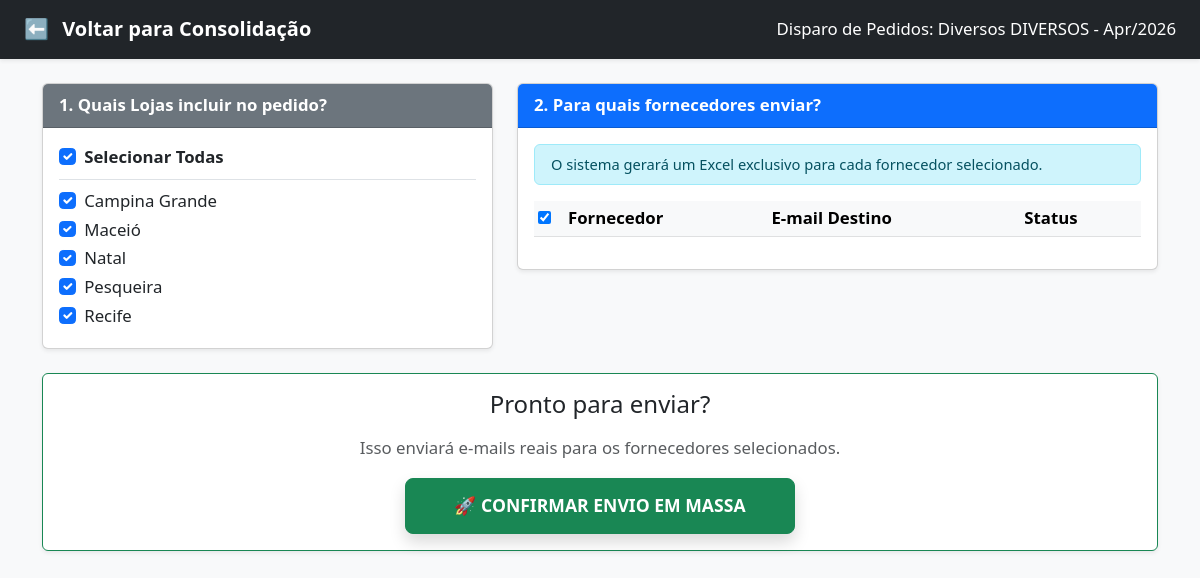
/admin/preparar_envio/6 (signed in), run on the app's committed database.
### app.py (models this page shows)
class Periodo(db.Model):
    id = db.Column(db.Integer, primary_key=True)
    nome = db.Column(db.String(100), nullable=False)
    grupo_filtro = db.Column(db.String(50), nullable=False)
    data_limite = db.Column(db.Date, nullable=False)
    mes = db.Column(db.Integer, nullable=False)
    ano = db.Column(db.Integer, nullable=False)
    ativo = db.Column(db.Boolean, default=True)

class Loja(db.Model):
    id = db.Column(db.Integer, primary_key=True)
    nome = db.Column(db.String(100), nullable=False)

### app.py (the view, shortened to what this page needs)
@app.route('/admin/preparar_envio/<int:periodo_id>')
def preparar_envio(periodo_id):
    if 'usuario_id' not in session or session.get('funcao') != 'Admin': return redirect(url_for('login'))
    periodo = (db.session.get(Periodo, periodo_id) or abort(404))
    lojas = Loja.query.order_by(Loja.nome).all()
    laboratorios_do_grupo = db.session.query(Produto.laboratorio).filter_by(grupo=periodo.grupo_filtro).distinct().all()
    fornecedores_resumo = []
    return render_template('admin_envio_email.html', periodo=periodo, lojas=lojas, fornecedores_resumo=fornecedores_resumo)

### app.py (called while the page is built, shortened)
@app.before_request
def verificar_datas_e_periodos():
    global ultima_verificacao
    if request.endpoint and 'static' in request.endpoint:
        return
    hoje = date.today()
    if ultima_verificacao == hoje:
        return

### templates/admin_envio_email.html (shortened to what this page needs)
<!DOCTYPE html>
<html lang="pt-br">
<head>
    <link href="https://cdn.jsdelivr.net/npm/bootstrap@5.3.0/dist/css/bootstrap.min.css" rel="stylesheet">
    <link rel="stylesheet" href="{{ url_for('static', filename='style.css') }}">
</head>
<body class="bg-light">
    <nav class="navbar navbar-dark bg-dark shadow-sm mb-4">
        <div class="container-fluid px-4">
            <a class="navbar-brand" href="{{ url_for('consolidacao_pedidos', periodo_id=periodo.id) }}">
                <span class="me-2">⬅️</span> Voltar para Consolidação
            </a>
            <span class="navbar-text text-white">Disparo de Pedidos: {{ periodo.nome }}</span>
        </div>
    </nav>
    <div class="container">
        <form id="formEnvioMassa">
            <div class="row">
                <div class="col-md-5">
                    <div class="card shadow-sm mb-4">
                        <div class="card-header bg-secondary text-white fw-bold">
                            1. Quais Lojas incluir no pedido?
                        </div>
                        <div class="card-body">
                            <div class="form-check mb-2 border-bottom pb-2">
                                <input class="form-check-input" type="checkbox" id="todas_lojas" checked onclick="toggleLojas(this)">
                                <label class="form-check-label fw-bold" for="todas_lojas">Selecionar Todas</label>
                            </div>
                            {% for loja in lojas %}
                            <div class="form-check">
                                <input class="form-check-input loja-check" type="checkbox" name="lojas_ids" value="{{ loja.id }}" checked>
                                <label class="form-check-label">{{ loja.nome }}</label>
                            </div>
                            {% endfor %}
                        </div>
                    </div>
                </div>
                <div class="col-md-7">
                    <div class="card shadow-sm mb-4">
                        <div class="card-header bg-primary text-white fw-bold">
                            2. Para quais fornecedores enviar?
                        </div>
                        <div class="card-body">
                            <div class="alert alert-info small py-2">
                                O sistema gerará um Excel exclusivo para cada fornecedor selecionado.
                            </div>
                            <div class="table-responsive">
                                <table class="table table-sm table-hover">
                                    <thead class="table-light">
                                        <tr>
                                            <th style="width: 30px;"><input type="checkbox" checked onclick="toggleFornecedores(this)"></th>
                                            <th>Fornecedor</th>
                                            <th>E-mail Destino</th>
                                            <th>Status</th>
                                        </tr>
                                    </thead>
                                </table>
                            </div>
                        </div>
                    </div>
                </div>
            </div>
            <div class="card shadow-sm border-success">
                <div class="card-body text-center">
                    <h4 class="mb-3">Pronto para enviar?</h4>
                    <p class="text-muted">Isso enviará e-mails reais para os fornecedores selecionados.</p>
                    <button type="submit" class="btn btn-success btn-lg px-5 fw-bold shadow">
                        🚀 CONFIRMAR ENVIO EM MASSA
                    </button>
                </div>
            </div>
        </form>
    </div>
</body>
</html>

### static/style.css (style rules this page uses)
.navbar-brand { font-weight: 600; }
body { font-size: 1.05rem; line-height: 1.6; }
.btn { min-height: 44px; }
.btn-lg { min-height: 56px; font-size: 1.1rem; }

### data on the page
Periodo: nome "Diversos DIVERSOS - Apr/2026"
Loja: nome "Campina Grande"
Loja: nome "Maceió"
Loja: nome "Natal"
Loja: nome "Pesqueira"
Loja: nome "Recife"
